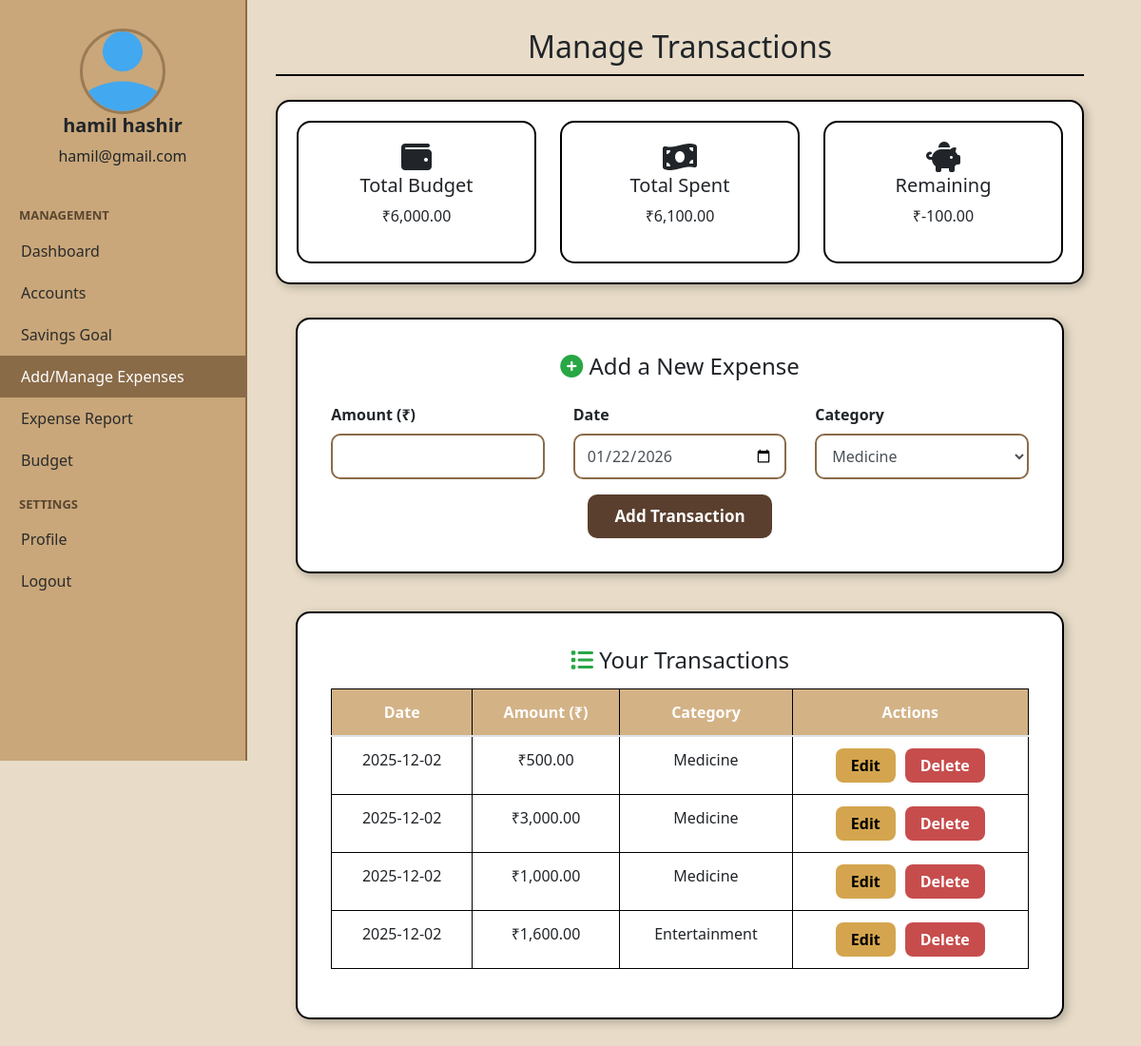
The page /transaction.php (signed in) on the database its author committed.
### tables this page shows
CREATE TABLE `transaction_table` (
  `expense_id` int(20) NOT NULL,
  `user_id` varchar(15) NOT NULL,
  `expense` int(20) NOT NULL,
  `expensedate` varchar(15) NOT NULL,
  `expensecategory` varchar(50) NOT NULL
);

### session.php (called while the page is built, shortened)
<?php
include("config.php");
class UserSession {
    private $userId;
    private $email;
    private $firstName;
    private $lastName;
    private function checkSession() {
        if (isset($_SESSION['user_id']) && isset($_SESSION['firstname']) && isset($_SESSION['lastname']) && isset($_SESSION['useremail'])) {
            $this->userId = $_SESSION['user_id'];
            $this->firstName = $_SESSION['firstname'];
            $this->lastName = $_SESSION['lastname'];
            $this->email = $_SESSION['useremail'];
        }
    }
    public function getUserId() {
        return $this->userId;
    }
    public function getUserName() {
        return $this->firstName . " " . $this->lastName;
    }
    public function getUserEmail() {
        return $this->email;
    }
}
$userSession = new UserSession($con);
$userid = $userSession->getUserId();
$username = $userSession->getUserName();
$useremail = $userSession->getUserEmail();
?>

### transaction.php (the view, shortened to what this page needs)
<?php
include("session.php");
require("config.php");
class Transaction {
    public static function all($conn, $userId) {
        $stmt = $conn->prepare("SELECT * FROM transaction_table WHERE user_id=? ORDER BY expensedate DESC");
        $stmt->bind_param("i", $userId);
        $stmt->execute();
        return $stmt->get_result();
    }
    public static function totalSpent($conn, $userId) {
        $r = mysqli_query($conn, "SELECT SUM(expense) AS t FROM transaction_table WHERE user_id='$userId'");
        $row = mysqli_fetch_assoc($r);
        return $row['t'] ?? 0;
    }
    public static function totalBudget($conn, $userId) {
        $r = mysqli_query($conn, "SELECT SUM(amount) AS t FROM budget_table WHERE user_id='$userId'");
        $row = mysqli_fetch_assoc($r);
        return $row['t'] ?? 0;
    }
}
$totalBudget = Transaction::totalBudget($con, $userid);
$totalSpent = Transaction::totalSpent($con, $userid);
$remaining = $totalBudget - $totalSpent;
?>
<!DOCTYPE html>
<html>
<head>
<link rel="stylesheet" href="css/bootstrap.css">
<link rel="stylesheet" href="https://cdnjs.cloudflare.com/ajax/libs/font-awesome/6.5.0/css/all.min.css">
</head>
<body>
<div class="sidebar">
    <div class="user">
        <img src="uploads/default_profile.png">
        <h5><?php echo $username ?></h5>
        <p><?php echo $useremail ?></p>
    </div>
    <div class="sidebar-title">MANAGEMENT</div>
    <a href="index.php">Dashboard</a>
    <a href="account.php">Accounts</a>
    <a href="savings.php">Savings Goal</a>
    <a class="active" href="transaction.php">Add/Manage Expenses</a>
    <a href="report.php">Expense Report</a>
    <a href="budget.php">Budget</a>
    <div class="sidebar-title">SETTINGS</div>
    <a href="profile.php">Profile</a>
    <a href="logout.php">Logout</a>
</div>
<div class="main">
    <h2>Manage Transactions</h2>
    <div class="summary-container">
        <div class="sum-card">
            <i class="fa fa-wallet"></i>
            <h5>Total Budget</h5>
            <p>₹<?php echo number_format($totalBudget,2); ?></p>
        </div>
        <div class="sum-card">
            <i class="fa fa-money-bill-wave"></i>
            <h5>Total Spent</h5>
            <p>₹<?php echo number_format($totalSpent,2); ?></p>
        </div>
        <div class="sum-card">
            <i class="fa fa-piggy-bank"></i>
            <h5>Remaining</h5>
            <p>₹<?php echo number_format($remaining,2); ?></p>
        </div>
    </div>
    <div class="box">
        <h4 class="text-center mb-4"><i class="fa fa-plus-circle text-success"></i> Add a New Expense</h4>
        <form method="POST">
            <div class="row mb-3">
                <div class="col-md-4">
                    <label><b>Amount (₹)</b></label>
                    <input type="number" name="expenseamount" class="form-control" required>
                </div>
                <div class="col-md-4">
                    <label><b>Date</b></label>
                    <input type="date" name="expensedate" class="form-control" value="<?php echo date('Y-m-d'); ?>" required>
                </div>
                <div class="col-md-4">
                    <label><b>Category</b></label>
                    <select name="expensecategory" class="form-control" required>
                        <?php
                        $c = mysqli_query($con, "SELECT * FROM category_table");
                        while ($row = mysqli_fetch_assoc($c)) {
                            echo "<option>{$row['category_name']}</option>";
                        }
                        ?>
                    </select>
                </div>
            </div>
            <div class="text-center">
                <button class="btn-add" name="add">Add Transaction</button>
            </div>
        </form>
    </div>
    <div class="box">
        <h4 class="text-center mb-3"><i class="fa fa-list text-success"></i> Your Transactions</h4>
        <div class="table-responsive">
            <table class="table table-bordered text-center">
                <thead>
                    <tr>
                        <th>Date</th>
                        <th>Amount (₹)</th>
                        <th>Category</th>
                        <th>Actions</th>
                    </tr>
                </thead>
                <tbody>
                <?php
                $rows = Transaction::all($con, $userid);
                while ($r = $rows->fetch_assoc()) {
                    echo "
                    <tr>
                        <td>{$r['expensedate']}</td>
                        <td>₹".number_format($r['expense'],2)."</td>
                        <td>{$r['expensecategory']}</td>
                        <td>
                            <div class='action-buttons'>
                                <a href='transaction.php?edit={$r['expense_id']}' class='btn-edit'>Edit</a>
                                <a href='transaction.php?delete={$r['expense_id']}' class='btn-delete'>Delete</a>
                            </div>
                        </td>
                    </tr>";
                }
                ?>
                </tbody>
            </table>
        </div>
    </div>
</div>
</body>
</html>

### transaction.php (style rules this page uses)
body { background: #E8DCC8; font-family: "Segoe UI", sans-serif; }
.sidebar { position: fixed; width: 260px; height: 100vh; background: #C9A77A; border-right: 2px solid #8a6b48; padding-top: 20px; }
.sidebar .user { text-align: center; padding: 10px; }
.sidebar img { width: 90px; border-radius: 50%; border: 3px solid #9a7b55; }
.sidebar .user h5 { font-weight: bold; }
.sidebar-title { margin: 15px 20px 5px; font-weight: bold; font-size: 13px; text-transform: uppercase; color: #5a4630; }
.sidebar a { padding: 10px 22px; font-size: 16px; display: block; color: #2b2b2b; text-decoration: none; }
.sidebar a:hover, .sidebar a.active { background: #8a6b48; color: white; }
.main { margin-left: 260px; padding: 30px; padding-right: 60px; }
.main h2 { font-size: 32px; text-align: center; border-bottom: 2px solid black; margin-bottom: 25px; padding-bottom: 10px; }
.summary-container { display: flex; justify-content: space-between; gap: 25px; background: #fff; border: 2px solid #000; border-radius: 15px; padding: 20px; margin-bottom: 35px; box-shadow: 3px 3px 10px rgba(0,0,0,0.25); }
.sum-card { flex: 1; background: #fff; border-radius: 15px; border: 2px solid #000; padding: 20px; text-align: center; }
.sum-card i { font-size: 32px; }
.box { width: 95%; margin: auto; background: #fff; border: 2px solid black; border-radius: 15px; padding: 35px; margin-bottom: 40px; box-shadow: 3px 3px 10px rgba(0,0,0,0.25); }
.box .form-control, .box select { height: 48px; border-radius: 10px; border: 2px solid #8a6b48; }
.btn-add { background: #5A3F2E; color: white; padding: 10px 28px; border-radius: 10px; border: none; font-size: 17px; font-weight: 600; cursor: pointer; }
.table th { background: #d3b286 !important; color: white; border: 1px solid black; }
.table td { border: 1px solid black !important; }
.action-buttons { display: flex; justify-content: center; gap: 10px; }
.btn-edit { background: #d4a54e; padding: 6px 16px; color: black; border-radius: 8px; text-decoration: none; font-weight: 600; }
.btn-delete { background: #c74d4d; padding: 6px 16px; color: white; border-radius: 8px; text-decoration: none; font-weight: 600; }

### rows shown on the page
transaction_table: expensedate "2025-12-02", expense "500.00", expensecategory "Medicine"
transaction_table: expensedate "2025-12-02", expense "3,000.00", expensecategory "Medicine"
transaction_table: expensedate "2025-12-02", expense "1,000.00", expensecategory "Medicine"
transaction_table: expensedate "2025-12-02", expense "1,600.00", expensecategory "Entertainment"

### other values the page prints
$username "hamil hashir"
$useremail "hamil@gmail.com"
$totalBudget "6,000.00"
$totalSpent "6,100.00"
$remaining "-100.00"
form field expensecategory "Medicine"
